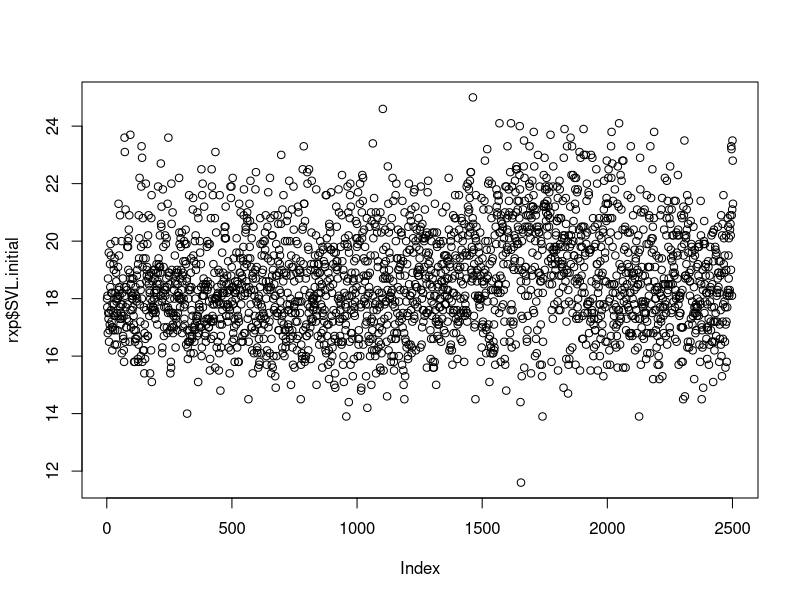
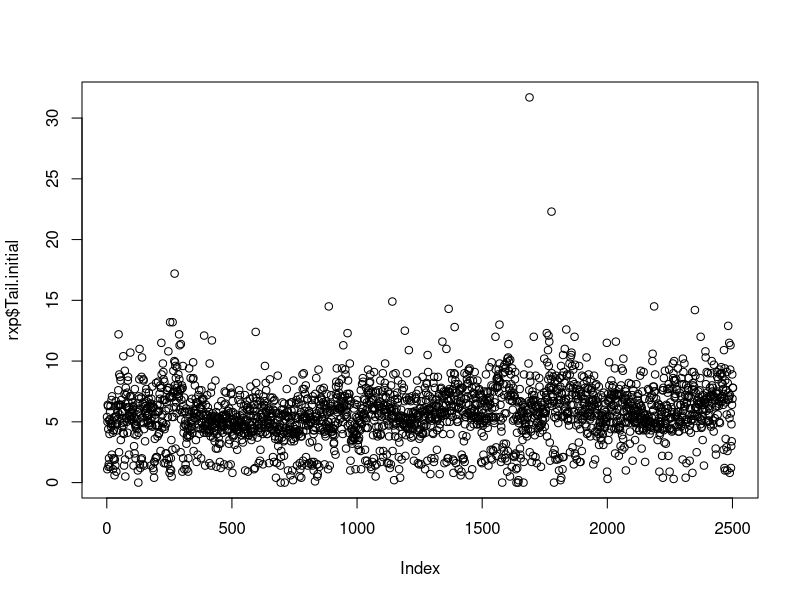
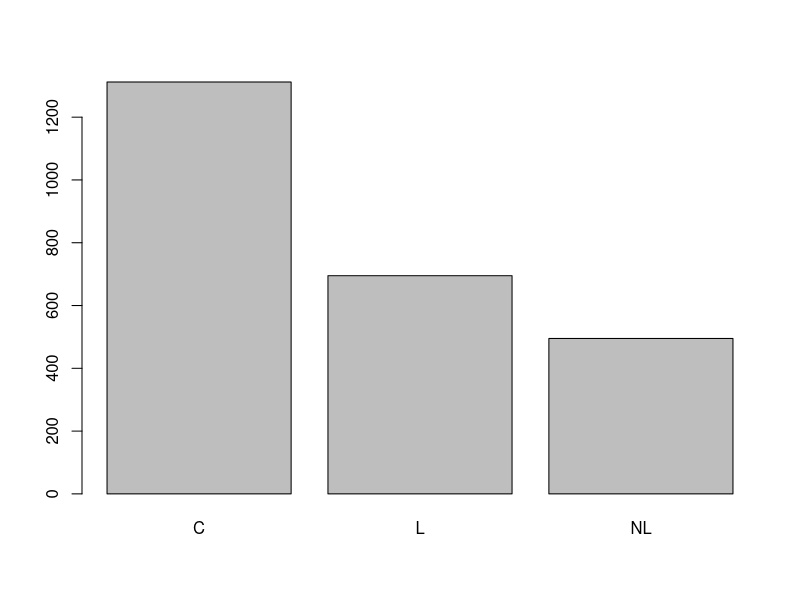
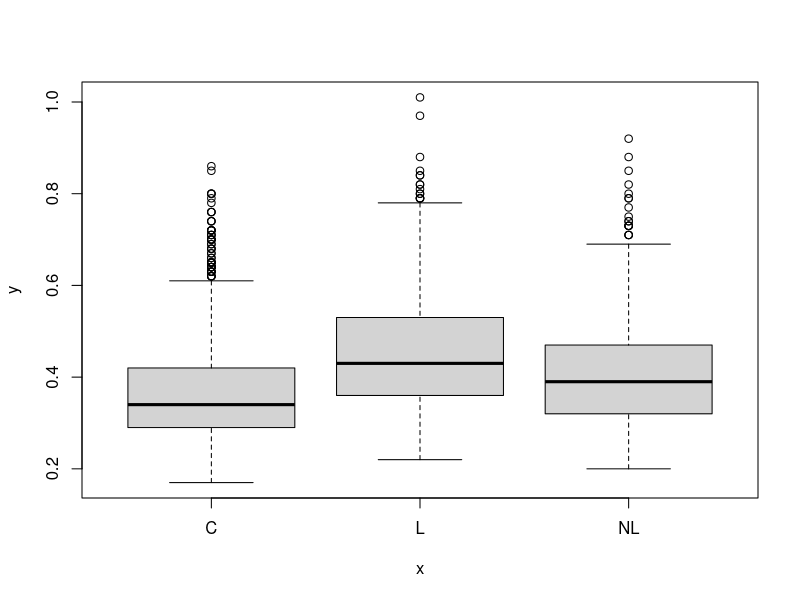
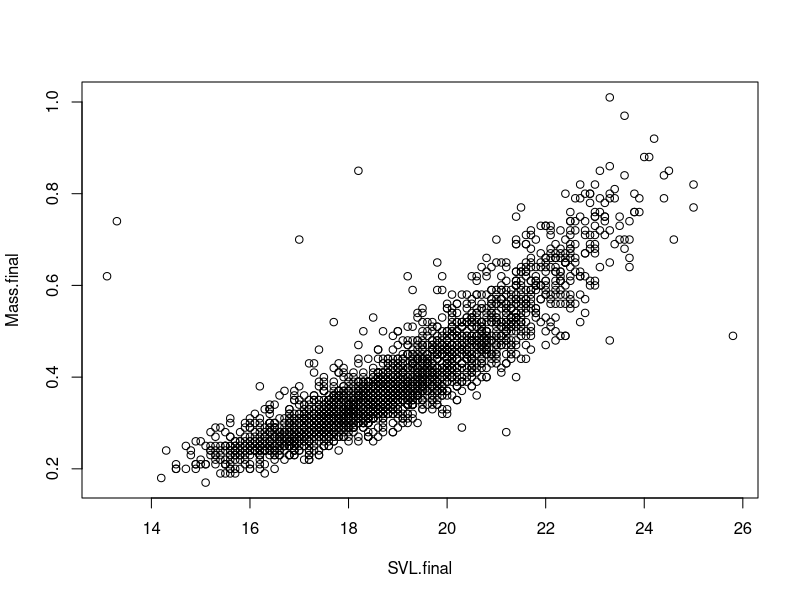
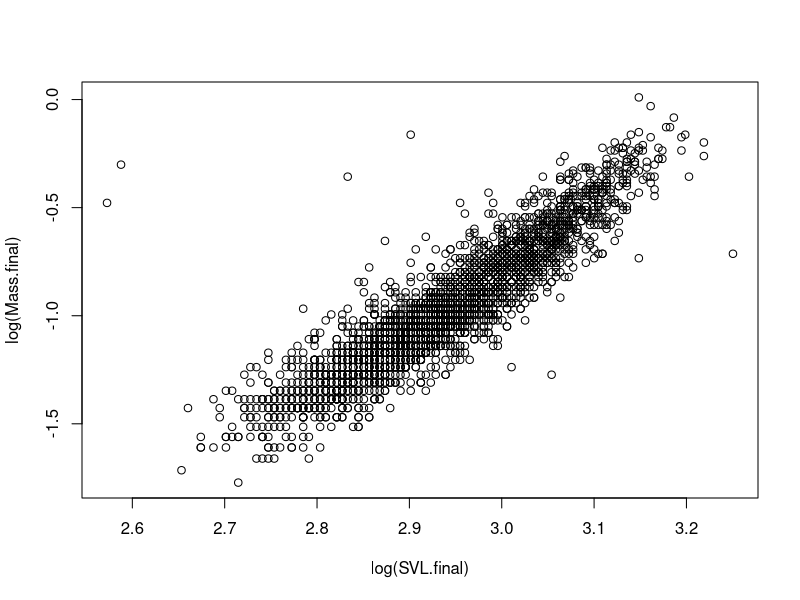
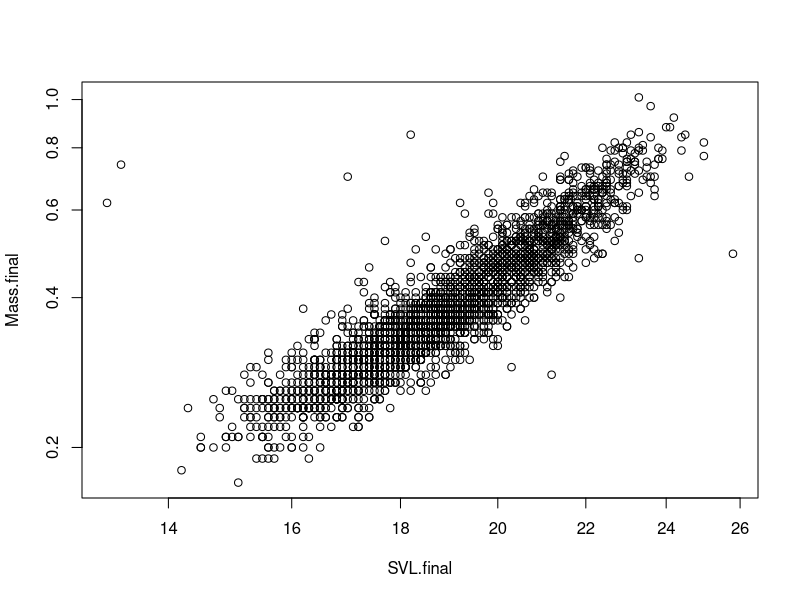
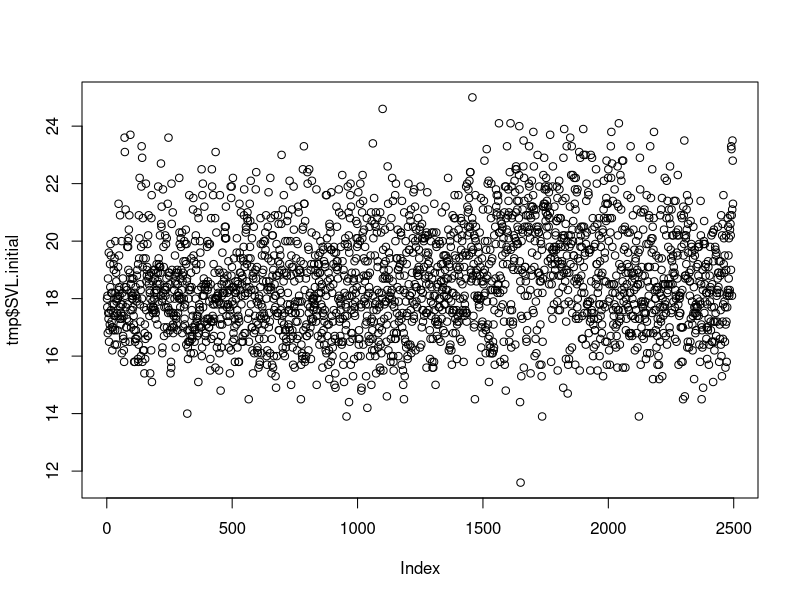

Write R code to recreate these figures, in order.
## ---- chunk 1
#| label: setup
#| include: false

library(tidyverse)

rxp <- read.csv(here::here("data/RxP.csv"), stringsAsFactors = TRUE)
## ---- chunk 2
2+2

3 / 2
## ---- chunk 3
#| echo: false
2 + 2
## ---- chunk 4
# how many times does 3 go into 100?
100/3
## ---- chunk 5
x <- 3
## ---- chunk 6
x / 3
x + 3
## ---- chunk 7
x
x <- x + 3
x
## ---- chunk 8
mode(x)
## ---- chunk 9
y <- "hello"
z <- TRUE
factor_example <- factor("goodbye")
y
z
factor_example
## ---- chunk 10
mode(y)
mode(z)
mode(factor_example)
# note that this is NUMERIC
# this is how the order is stored
is.factor(factor_example)
## ---- chunk 11
str(rxp)
## ---- chunk 12
head(rxp)
## ---- chunk 13
names(rxp)
## ---- chunk 14
as_tibble(rxp)
## ---- chunk 15
# extract the `Block` column as a vector
unique(rxp$Block)
# note that this returns a vector

distinct(rxp, Block)
# this returns a one-column data frame

distinct(rxp, Block, Pred) |>
  arrange(Block)
# this shows us that block
# 4, 6, 7, and 8
# only have 2 of the three treatments
## ---- chunk 16
plot(rxp$SVL.initial)
## ---- chunk 17
plot(rxp$Tail.initial)
## ---- chunk 18
plot(rxp$Pred)
## ---- chunk 19
plot(rxp$Pred, rxp$Mass.final)
plot(Mass.final ~ SVL.final, data = rxp)
## ---- chunk 20
plot(log(Mass.final) ~ log(SVL.final), data = rxp)
plot(Mass.final ~ SVL.final, data = rxp, log = "xy")
## ---- chunk 21
#| echo: false
filter(rxp, SVL.final < 19) |>
  as_tibble()

## ---- chunk 22
filter(rxp, 
       SVL.final < 19,
       Mass.final > 0.6)
## ---- chunk 23
filter(rxp, 
       SVL.final>24,
       Mass.final<0.6)
## ---- chunk 24
tmp <- filter(rxp, 
              Ind != 734,
              Ind != 1024,
              Ind != 1078,
              Ind != 1127,
              Ind != 1284)
dim(tmp)
dim(rxp)
## ---- chunk 25
filter(rxp, 
       SVL.initial == 20.3)
filter(rxp, 
       SVL.initial == 20.3,
       Tail.initial == 8.5)
## ---- chunk 26
filter(rxp, Pred == "L") |>
  as_tibble()
# 695 rows

filter(rxp,
       Pred == "L",
       Pred == "C")
# 0 rows. Values in Pred can never be C AND L at the same time

filter(rxp,
       Pred == "L" |
       Pred == "C") |>
  as_tibble()
# 2000+ rows
## ---- chunk 27
plot(tmp$SVL.initial)
plot(tmp$Tail.initial)
## ---- chunk 28
tmp <- filter(tmp,
              SVL.initial > 12,
              Tail.initial < 15)
dim(tmp)
## ---- chunk 29
rxp_clean <- tmp
## ---- chunk 30
#| echo: false
write.csv(rxp_clean, 
          here::here("data/rxp_clean.csv"))
## ---- chunk 31
rp_means <- rxp_clean |>
  group_by(Res, Pred) |>
  summarize(SVL.mean = mean(SVL.initial))
rp_means
str(rp_means)
rp_means |>
  ungroup()|>
  str()
## ---- chunk 32
levels(rxp_clean$Pred)
## ---- chunk 33
rxp_clean <- rxp_clean |>
  mutate(Pred = factor(
    Pred, 
    levels = c("C", "NL", "L")))
levels(rxp_clean$Pred)
## ---- chunk 34
rp_means <- rxp_clean |>
  group_by(Res, Pred) |>
  summarize(SVL_mean = mean(SVL.initial),
            SVL_sd = sd(SVL.initial),
            SVL_n = n()) |>
  mutate(SVL_se = SVL_sd / sqrt(SVL_n)) |>
  ungroup()
rp_means
## ---- chunk 35
#| echo: false
write.csv(rp_means, 
          here::here("data/rxp_means.csv"))
## ---- chunk 36
# on the x-axis
ggplot(data = rxp_clean,
       aes(x = SVL.final)) +
  geom_histogram()

# on the y-axis
ggplot(data = rxp_clean,
       aes(y = SVL.final)) +
  geom_histogram()
## ---- chunk 37
ggplot(rxp_clean,
       aes(x = SVL.final)) +
  geom_density()
## ---- chunk 38
ggplot(rxp_clean,
       aes(x = SVL.final,
           color = Pred)) +
  geom_histogram()

ggplot(rxp_clean,
       aes(x = SVL.final,
           fill = Pred)) +
  geom_histogram()
## ---- chunk 39
#| message: false
ggplot(rxp_clean,
       aes(x = SVL.final,
           fill = Pred)) +
  geom_histogram(
    position = "identity",
    alpha = 0.5
  )
## ---- chunk 40
#| message: false
ggplot(rxp_clean,
       aes(x = SVL.final,
           fill = Pred)) +
  geom_histogram(
    position = "identity",
    alpha = 0.5,
    color = "black"
  )
## ---- chunk 41
#| message: false
ggplot(rxp_clean,
       aes(x = SVL.final,
           fill = Pred)) +
  geom_density() +
  facet_wrap(Pred~Res)
## ---- chunk 42
#| message: false
ggplot(rxp_clean,
       aes(x = SVL.final,
           y = Res,
           fill = Pred)) +
  geom_boxplot() 
## ---- chunk 43
rp_means
## ---- chunk 44
ggplot(rp_means,
       aes(x = Res, 
           fill = Pred, 
           y = SVL_mean,
           ymin = SVL_mean - SVL_se,
           ymax = SVL_mean + SVL_se)) +
  geom_col(position = "dodge") +
  geom_errorbar(position = position_dodge(0.9),
                width = 0.4) +
  coord_cartesian(ylim = c(15, 20))

## ---- chunk 45
ggplot(rxp_clean,
       aes(x = Mass.final, 
           y = SVL.final)) +
  geom_point()

# add color to points, make them small and transparent
# facet by Pred
# improve labels 
ggplot(rxp_clean,
       aes(x = Mass.final, 
           y = SVL.final,
           color = Res)) +
  geom_point(alpha = 0.3,
             size = 0.75) +
  facet_wrap(.~Pred) +
  labs(y = "Final SV Length (mm)",
       x = "Final mass (g)")
## ---- chunk 46
#| message: false
ggplot(rxp_clean,
       aes(x = SVL.final,
           y = Res,
           fill = Pred)) +
  geom_boxplot() +
  theme_bw() +
  scale_fill_viridis_d()
## ---- chunk 47
ggplot(rxp_clean,
       aes(x = Mass.final, 
           y = SVL.final,
           color = Pred)) +
  geom_point(size = 1.5,
             alpha = 0.9) +
  theme_light() +
  scale_color_viridis_d(option = "A")
## ---- chunk 48
ggplot(rxp_clean,
       aes(x = Mass.final, 
           y = SVL.final,
           color = Pred)) +
  geom_point(size = 1.5,
             alpha = 0.9) +
  theme_light() +
  scale_color_viridis_d(option = "A", 
                        end = 0.8)
